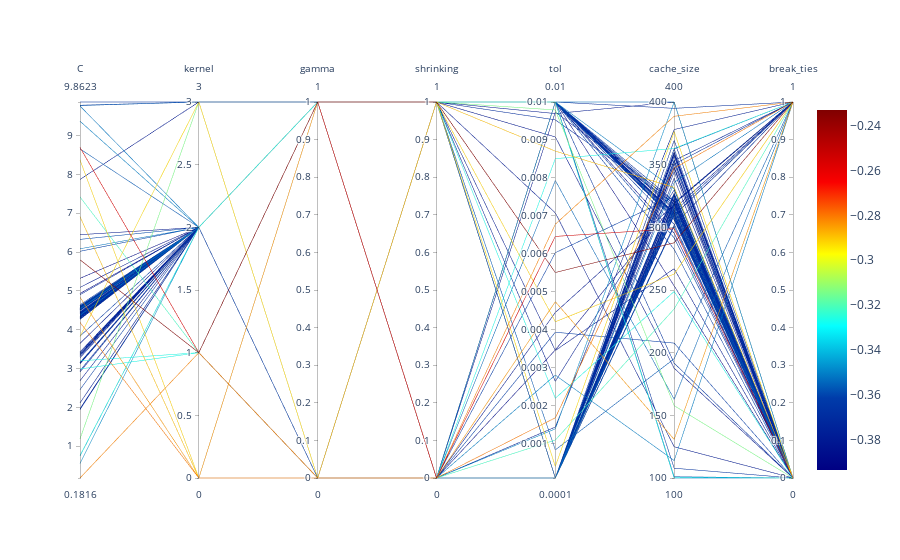

Notebook cell for this chart:
### Markdown cell above
## Parallel Coordinates Plot

### Code cell
spot_tuner.parallel_plot()
